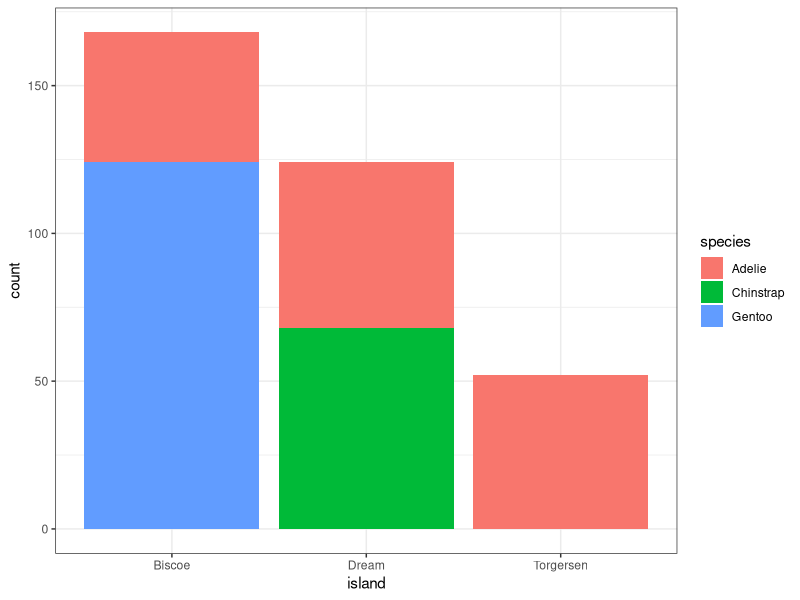

Here is the R script that generated this plot:
## ---- chunk 1
library(palmerpenguins)
library(tidyverse)

## ---- chunk 2
penguins %>%
  ggplot(aes(x = island, fill = species)) +
  geom_bar() +
  theme_bw()
